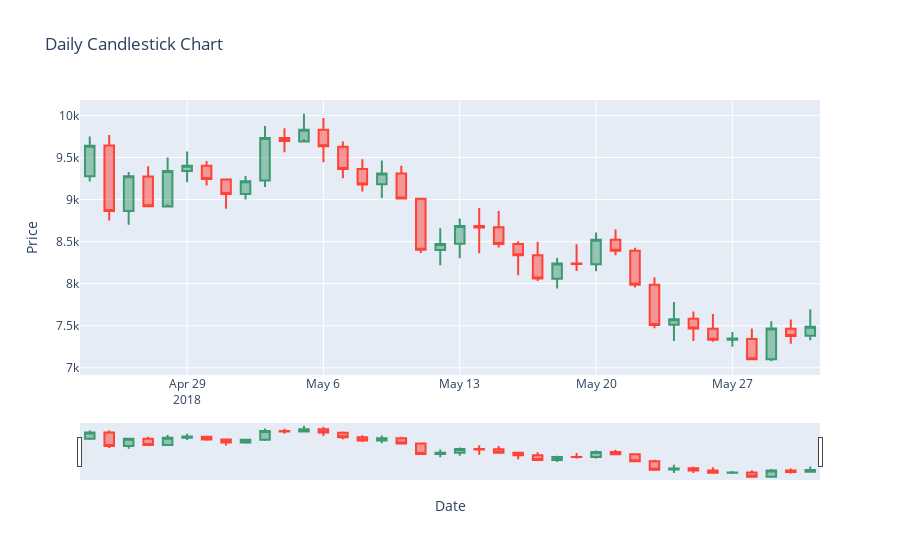
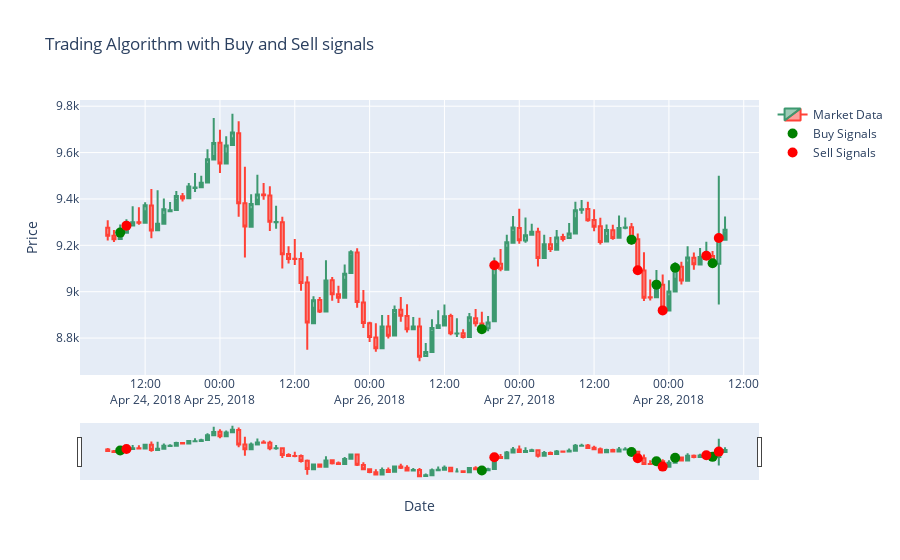

Write notebook code for charts like these, in order.
### Code cell
# Testing trading_algorithm

# Full data + no candlestick chart plot
print('Full data + no candlestick chart plot:')
trading_algorithm(Y_pred_lstm, X_test_lstm)

# Full data + daily candlestick chart plot
print('Full data + daily candlestick chart plot:')
trading_algorithm(Y_pred_lstm, X_test_lstm, candlestick_chart = True, candlestick_chart_daily = True)

# Small subset of data + full candlestick chart plot
print('Small subset of data + full candlestick chart plot:')
trading_algorithm(Y_pred_lstm[:100], X_test_lstm[:100], candlestick_chart = True)
